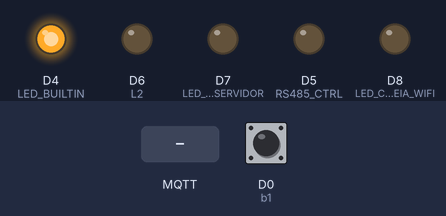
Bench run of a program on a simulated ESP8266 (NodeMCU). Parts: output pins drawn as LEDs (lit = HIGH, except the on-board LED, lit = LOW). The inputs (shaded band) are chosen by the test bench; at power-on: D0 (b1) HIGH. WiFi joins after 1.5 s; servers stay silent unless stated; no MQTT or app messages arrive unless stated; what the program prints to the serial monitor is not drawn.

Above: at 2.8 s.
2.9 s: MQTT message "1" arrives on the second subscribed topic
At 3.7 s:
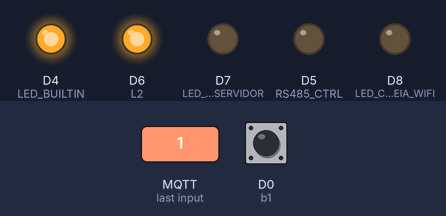
7.4 s: MQTT message "0" arrives on the second subscribed topic
At 8.3 s:
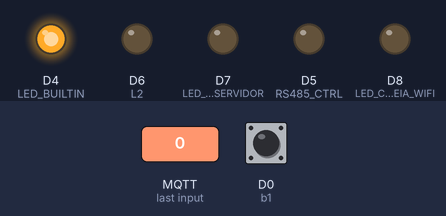
8.9 s: D0 (b1) pulled LOW for 0.15 s
At 9.5 s:
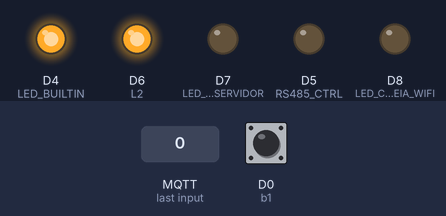
Timing chart, 0 to 11.5 s (numbered marks = the images above; inputs shaded):
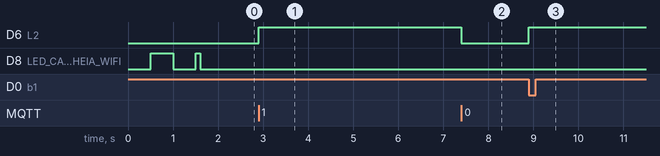

Measured:
- after the input at 2.9 s, D6 (L2): LOW → HIGH at once
- after the input at 7.4 s, D6 (L2): HIGH → LOW at once
- after the input at 8.9 s, D6 (L2): LOW → HIGH at once

The program:

main.cpp
```cpp
#include <Arduino.h>
#include <SoftwareSerial.h>
#include <ESP8266WiFi.h>
#include <PubSubClient.h>

//
// --- CONFIGURAÇÕES DE REDE WIFI ---
//
const char *ssid = "Ismailer Gregorio Oi Fibra 2.4G";
const char *password = "27270404";

//
// --- DEFINIÇÃO DE PINOS ---
//
#define RS485_RX D1   // GPIO4 — RO do módulo (dados recebidos)
#define RS485_TX D2   // GPIO5 — DI do módulo (não usado aqui)
#define RS485_CTRL D5 // GPIO14 — pino de controle (DE + RE juntos)

#define LED_CAIXA_VASIA_SERVIDOR D7 // LED que indica servidor offline
#define LED_CAIXA_CHEIA_WIFI D8     // LED que indica WiFi conectado
#define L2 D6                       // LED/Motor ligado ou desligado
#define b1 D0                       // Botão de controle manual do motor

// --- VARIAVEIS MQTT ----
//---variaveis de envio
String estadoCaixa = "estado/caixa";
String estadoSenorDeNivel1MQTT = "estado/nivel[1]";
String estadoSenorDeNivel2MQTT = "estado/nivel[2]";
String estadoSenorDeNivel3MQTT = "estado/nivel[3]";
String estadoBtnMotorDoEspMQTT = "estadoBtn/esp/motor";

//---variaveis de recebimento do site
String initSite = "init/atulisar";
String estadoBtnMotorDoSite = "estadoBtn/site/motor";
String estadoCaixaDoSite = "estado/site/caixa";

//
// --- VARIÁVEIS DE ESTADO ---
//

String nivelDaCaixa = "Vasio";
bool estadoSensorDeNivel1 = true;
bool estadoSensorDeNivel2 = true;
bool estadoSensorDeNivel3 = true;

bool estadoSensorDeNivel1Anterior = false;
bool estadoSensorDeNivel2Anterior = false;
bool estadoSensorDeNivel3Anterior = false;

bool estadoSaidaDoMotor = false;

bool estadoBTN = false;        // Estado atual do botão (toggle)
bool ultimoEstadoBotao = HIGH; // Último estado lido do botão

//
// --- COMUNICAÇÃO RS485 ---
//
SoftwareSerial rs485Serial(RS485_RX, RS485_TX); // RX, TX

String RecebimentoDeDados(); // Protótipo da função de leitura

// LEDs correspondentes aos sensores
int leds[] = {80, LED_CAIXA_CHEIA_WIFI, 80, LED_CAIXA_VASIA_SERVIDOR};

// Controle de tempo para piscagem de LEDs
unsigned long intervalo = 2000; // Intervalo de 2 segundos
unsigned long ultimoTempo = 0;  // Armazena o último tempo

//
// --- CONFIGURAÇÕES MQTT ---
//
const char *mqtt_server = "192.168.100.5"; // IP do broker
const int mqtt_port = 1883;
const char *mqtt_user = "meuuser";
const char *mqtt_pass = "1234";

WiFiClient espClient;
PubSubClient client(espClient);

//
// --- VARIÁVEIS DE CONTROLE DE LED ---
//
unsigned long ultimoTempo_F = 0; // Controle de tempo de pisca
bool estadoLed = LOW;

//
// --- FUNÇÃO: PISCA UM LED PERIODICAMENTE ---
//
void piscaLed(int led)
{
  unsigned long tF = millis();

  if (tF - ultimoTempo_F >= 250)
  {
    estadoLed = !estadoLed;
    digitalWrite(led, estadoLed);
    ultimoTempo_F = tF;
  }
}

//--- FUNÇÃO VERIFICA ESTADO DOS SENSORES ---
void enviaEstadoDoSensor(String resultado)
{
  String r = resultado.substring(0, 7);
  int v = resultado.substring(8).toInt();

  if (r == "#SEN[1]" && v != estadoSensorDeNivel1Anterior)
  {
    estadoSensorDeNivel1 = v;
    client.publish(String(estadoSenorDeNivel1MQTT).c_str(), String(v).c_str());
    Serial.println("#SEN[1]");
    // estadoSensorDeNivel1Anterior = estadoSensorDeNivel1;
  }
  else if (r == "#SEN[2]" && v != estadoSensorDeNivel2Anterior)
  {
    estadoSensorDeNivel2 = v;
    client.publish(String(estadoSenorDeNivel2MQTT).c_str(), String(v).c_str());
    // estadoSensorDeNivel2Anterior = estadoSensorDeNivel2;
  }
  else if (r == "#SEN[3]" && v != estadoSensorDeNivel3Anterior)
  {
    estadoSensorDeNivel3 = v;
    client.publish(String(estadoSenorDeNivel3MQTT).c_str(), String(v).c_str());
    // estadoSensorDeNivel3Anterior = estadoSensorDeNivel3;
  }
}
//--- FUNÇÃO VERIFICA NIVEL DE CAIXA ---
void nivelCaixa()
{

  if (estadoSensorDeNivel1 != estadoSensorDeNivel1Anterior || estadoSensorDeNivel2 != estadoSensorDeNivel2Anterior ||
      estadoSensorDeNivel3 != estadoSensorDeNivel3Anterior)
  {
    estadoSensorDeNivel1Anterior = estadoSensorDeNivel1;
    estadoSensorDeNivel2Anterior = estadoSensorDeNivel2;
    estadoSensorDeNivel3Anterior = estadoSensorDeNivel3;

    String estado = String(estadoSensorDeNivel1) + "," +
                    String(estadoSensorDeNivel2) + "," +
                    String(estadoSensorDeNivel3);
    if (estado == "0,1,1")
    {
      Serial.println("Vasio");
      nivelDaCaixa = "Vasio";
    }
    else if (estado == "0,0,1")
    {
      nivelDaCaixa = "Metade";
      Serial.println("Metade");
    }
    else if (estado == "0,0,0")
    {
      nivelDaCaixa = "Cheio";
      Serial.println("Cheio");
    }
    else
    {
      nivelDaCaixa = "Erro na Leitura";
      Serial.println("Erro na Leitura");
    }
    client.publish(String(estadoCaixa).c_str(), String(nivelDaCaixa).c_str());
  }
}

void comtroleDoMoto(String mensagem = "")
{
  String v = mensagem;
  Serial.println(v);
  if (mensagem == "1" || mensagem == "0")
  {
    digitalWrite(L2, v.toInt());
    estadoBTN = v.toInt();
    client.publish(String(estadoBtnMotorDoEspMQTT).c_str(), String(estadoBTN).c_str());
  }
  ultimoEstadoBotao = estadoBTN;
}
//

//
// --- CALLBACK: RECEBE MENSAGENS MQTT ---
//
void callback(char *topic, byte *payload, unsigned int length)
{
  Serial.print("Mensagem recebida no tópico: ");
  Serial.println(topic);

  // Converte o payload (byte array) em String
  String message = "";
  for (int i = 0; i < length; i++)
  {
    message += (char)payload[i];
  }
  if (String(topic) == initSite && message == "true")
  {
    client.publish(String(estadoCaixa).c_str(), String(nivelDaCaixa).c_str());
    client.publish(String(estadoSenorDeNivel1MQTT).c_str(), String(estadoSensorDeNivel1).c_str());
    client.publish(String(estadoSenorDeNivel2MQTT).c_str(), String(estadoSensorDeNivel2).c_str());
    client.publish(String(estadoSenorDeNivel3MQTT).c_str(), String(estadoSensorDeNivel3).c_str());
    client.publish(String(estadoBtnMotorDoEspMQTT).c_str(), String(estadoBTN).c_str());
  }
  if (String(topic) == estadoBtnMotorDoSite)
  {
    comtroleDoMoto(message);
  }
  if (String(topic) == estadoCaixa)
  {
    client.publish(String(estadoCaixa).c_str(), String(nivelDaCaixa).c_str());
  }
}

//
// --- FUNÇÃO: TENTA RECONEXÃO MQTT ---
//
int tentativa = 0;

void reconnect()
{
  while (!client.connected())
  {
    Serial.print("Tentando conectar ao MQTT...");

    if (client.connect("ESP32Client", mqtt_user, mqtt_pass))
    {
      Serial.println(" Conectado!");
      digitalWrite(LED_CAIXA_VASIA_SERVIDOR, LOW);

      client.subscribe(initSite.c_str());
      client.subscribe(estadoBtnMotorDoSite.c_str());
    }
    else
    {
      Serial.print(" Falhou, rc=");
      Serial.print(client.state());
      Serial.println(" Tentando novamente em 1s...");

      tentativa++;
      digitalWrite(LED_CAIXA_VASIA_SERVIDOR, HIGH);
      delay(500);
    }

    if (tentativa >= 5)
    {
      break;
    }
  }
}

//
// --- FUNÇÃO: CONEXÃO COM WIFI ---
//
void ConexaoWifi()
{
  Serial.print("Conectando em ");
  Serial.println(ssid);

  WiFi.begin(ssid, password);

  while (WiFi.status() != WL_CONNECTED)
  {
    delay(500);
    Serial.print(".");
    piscaLed(LED_CAIXA_CHEIA_WIFI);
  }

  Serial.println("\nWiFi conectado!");
  Serial.print("IP address: ");
  Serial.println(WiFi.localIP());
}

//
// --- SETUP: INICIALIZA O SISTEMA ---
//
void setup()
{
  pinMode(LED_CAIXA_VASIA_SERVIDOR, OUTPUT);
  pinMode(LED_CAIXA_CHEIA_WIFI, OUTPUT);
  pinMode(L2, OUTPUT);
  pinMode(LED_BUILTIN, OUTPUT);
  digitalWrite(LED_BUILTIN, LOW);

  Serial.begin(115200);
  ConexaoWifi();

  client.setServer(mqtt_server, mqtt_port);
  client.setCallback(callback);

  pinMode(RS485_CTRL, OUTPUT);
  digitalWrite(RS485_CTRL, LOW); // Inicialmente em recepção

  rs485Serial.begin(9600); // Deve coincidir com o baudrate do Arduino remoto
  delay(100);

  digitalWrite(LED_CAIXA_VASIA_SERVIDOR, LOW);
  digitalWrite(LED_CAIXA_CHEIA_WIFI, LOW);

  pinMode(b1, INPUT_PULLUP);

  Serial.println("Receptor Ativo!");
}

//
// --- LOOP PRINCIPAL ---
//
void loop()
{
  // Mantém conexão com o broker MQTT
  if (!client.connected() && tentativa <= 5)
  {
    reconnect();
  }
  client.loop();

  // Lê dados recebidos via RS485
  String resultado = RecebimentoDeDados();
  if (resultado.length() > 0)
  {
    // Serial.println("Entro");
    enviaEstadoDoSensor(resultado);
    nivelCaixa();
  }

  // --- LEITURA DO BOTÃO ---
  bool leitura = digitalRead(b1);

  // Detecta borda de descida (aperto do botão)
  if (leitura == LOW && ultimoEstadoBotao == HIGH)
  {
    estadoBTN = !estadoBTN; // Inverte o estado

    digitalWrite(L2, estadoBTN);
    client.publish(String(estadoBtnMotorDoEspMQTT).c_str(), String(estadoBTN).c_str());
  }

  ultimoEstadoBotao = leitura; // Atualiza o último estado do botão
}

//
// --- FUNÇÃO: RECEBE DADOS VIA RS485 ---
//
String RecebimentoDeDados()
{
  String dados = "";

  if (rs485Serial.available())
  {
    dados = rs485Serial.readStringUntil('\n'); // Lê até o caractere '\n'
  }

  return dados;
}
```
